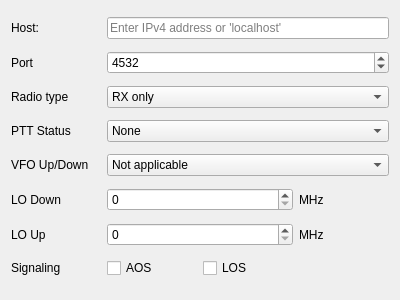
<?xml version="1.0" encoding="UTF-8"?>
<ui version="4.0">
 <class>Radio_connect</class>
 <widget class="QWidget" name="Radio_connect">
  <property name="geometry">
   <rect>
    <x>0</x>
    <y>0</y>
    <width>400</width>
    <height>300</height>
   </rect>
  </property>
  <property name="windowTitle">
   <string>Radio connect</string>
  </property>
  <layout class="QGridLayout" name="gridLayout">
   <item row="5" column="2" colspan="2">
    <widget class="QSpinBox" name="spinBox_2">
     <property name="buttonSymbols">
      <enum>QAbstractSpinBox::ButtonSymbols::UpDownArrows</enum>
     </property>
     <property name="maximum">
      <number>999999999</number>
     </property>
    </widget>
   </item>
   <item row="8" column="0">
    <widget class="QLabel" name="label_8">
     <property name="text">
      <string>Signaling</string>
     </property>
    </widget>
   </item>
   <item row="0" column="2" colspan="3">
    <widget class="QLineEdit" name="lineEdit">
     <property name="placeholderText">
      <string>Enter IPv4 address or 'localhost'</string>
     </property>
    </widget>
   </item>
   <item row="6" column="0">
    <widget class="QLabel" name="label_7">
     <property name="text">
      <string>LO Up</string>
     </property>
    </widget>
   </item>
   <item row="5" column="4">
    <widget class="QLabel" name="label_9">
     <property name="text">
      <string>MHz</string>
     </property>
    </widget>
   </item>
   <item row="3" column="0">
    <widget class="QLabel" name="label_4">
     <property name="text">
      <string>PTT Status</string>
     </property>
    </widget>
   </item>
   <item row="1" column="0">
    <widget class="QLabel" name="label_2">
     <property name="text">
      <string>Port</string>
     </property>
    </widget>
   </item>
   <item row="6" column="2" colspan="2">
    <widget class="QSpinBox" name="spinBox_3">
     <property name="maximum">
      <number>999999999</number>
     </property>
    </widget>
   </item>
   <item row="6" column="4">
    <widget class="QLabel" name="label_10">
     <property name="text">
      <string>MHz</string>
     </property>
    </widget>
   </item>
   <item row="1" column="2" colspan="3">
    <widget class="QSpinBox" name="spinBox">
     <property name="maximum">
      <number>65535</number>
     </property>
     <property name="value">
      <number>4532</number>
     </property>
    </widget>
   </item>
   <item row="5" column="0">
    <widget class="QLabel" name="label_6">
     <property name="text">
      <string>LO Down</string>
     </property>
    </widget>
   </item>
   <item row="4" column="0">
    <widget class="QLabel" name="label_5">
     <property name="text">
      <string>VFO Up/Down</string>
     </property>
    </widget>
   </item>
   <item row="0" column="0">
    <widget class="QLabel" name="label">
     <property name="text">
      <string>Host: </string>
     </property>
    </widget>
   </item>
   <item row="4" column="2" colspan="3">
    <widget class="QComboBox" name="comboBox_3">
     <item>
      <property name="text">
       <string>Not applicable</string>
      </property>
     </item>
     <item>
      <property name="text">
       <string>Main ↑/ Sub ↓</string>
      </property>
     </item>
     <item>
      <property name="text">
       <string>Sub ↑/ Main ↓</string>
      </property>
     </item>
     <item>
      <property name="text">
       <string>A ↑/ B ↓</string>
      </property>
     </item>
     <item>
      <property name="text">
       <string>B ↑/ A ↓</string>
      </property>
     </item>
    </widget>
   </item>
   <item row="2" column="0">
    <widget class="QLabel" name="label_3">
     <property name="text">
      <string>Radio type</string>
     </property>
    </widget>
   </item>
   <item row="3" column="2" colspan="3">
    <widget class="QComboBox" name="comboBox_2">
     <item>
      <property name="text">
       <string>None</string>
      </property>
     </item>
     <item>
      <property name="text">
       <string>Read PTT</string>
      </property>
     </item>
     <item>
      <property name="text">
       <string>Read DCD</string>
      </property>
     </item>
    </widget>
   </item>
   <item row="2" column="2" colspan="3">
    <widget class="QComboBox" name="comboBox">
     <item>
      <property name="text">
       <string>RX only</string>
      </property>
     </item>
     <item>
      <property name="text">
       <string>TX only</string>
      </property>
     </item>
     <item>
      <property name="text">
       <string>Half-duplex</string>
      </property>
     </item>
     <item>
      <property name="text">
       <string>Full-duplex</string>
      </property>
     </item>
     <item>
      <property name="text">
       <string>FT817/857/897 (auto)</string>
      </property>
     </item>
     <item>
      <property name="text">
       <string>FT817/857/897 (manual)</string>
      </property>
     </item>
    </widget>
   </item>
   <item row="8" column="2">
    <widget class="QCheckBox" name="checkBox">
     <property name="text">
      <string>AOS</string>
     </property>
    </widget>
   </item>
   <item row="8" column="3">
    <widget class="QCheckBox" name="checkBox_2">
     <property name="text">
      <string>LOS</string>
     </property>
    </widget>
   </item>
  </layout>
 </widget>
 <resources/>
 <connections/>
</ui>
